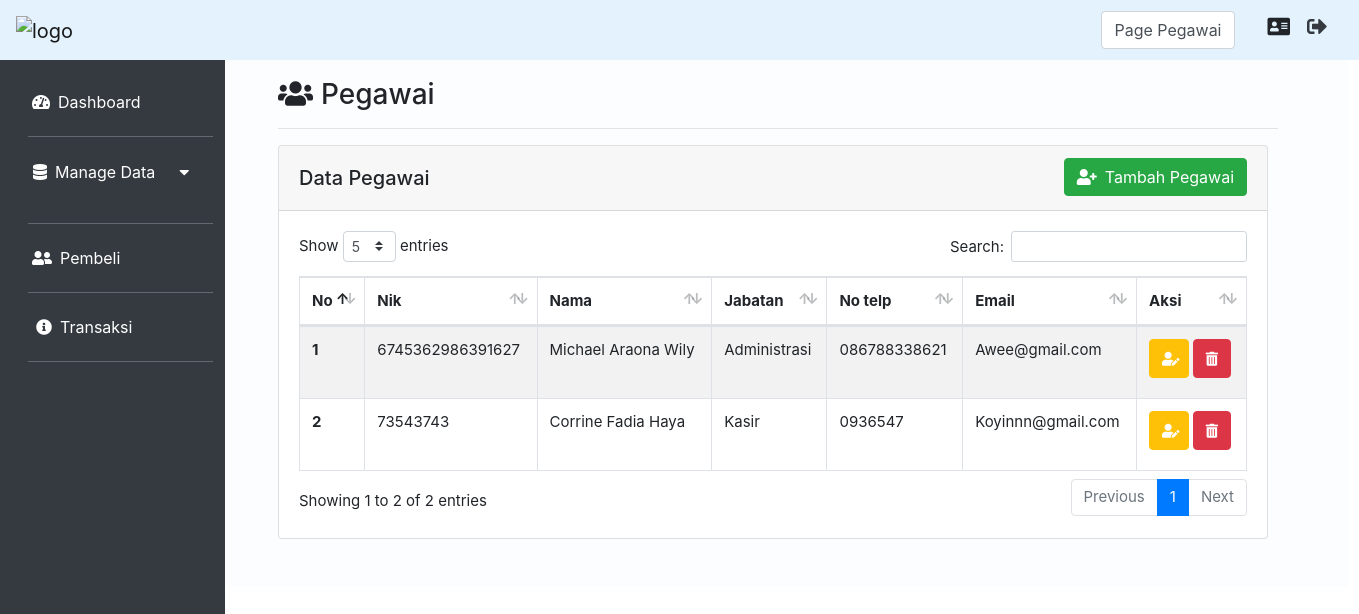
/index.php?page=Pegawai&aksi=viewData (signed in), run on an earlier commit of the app's database.
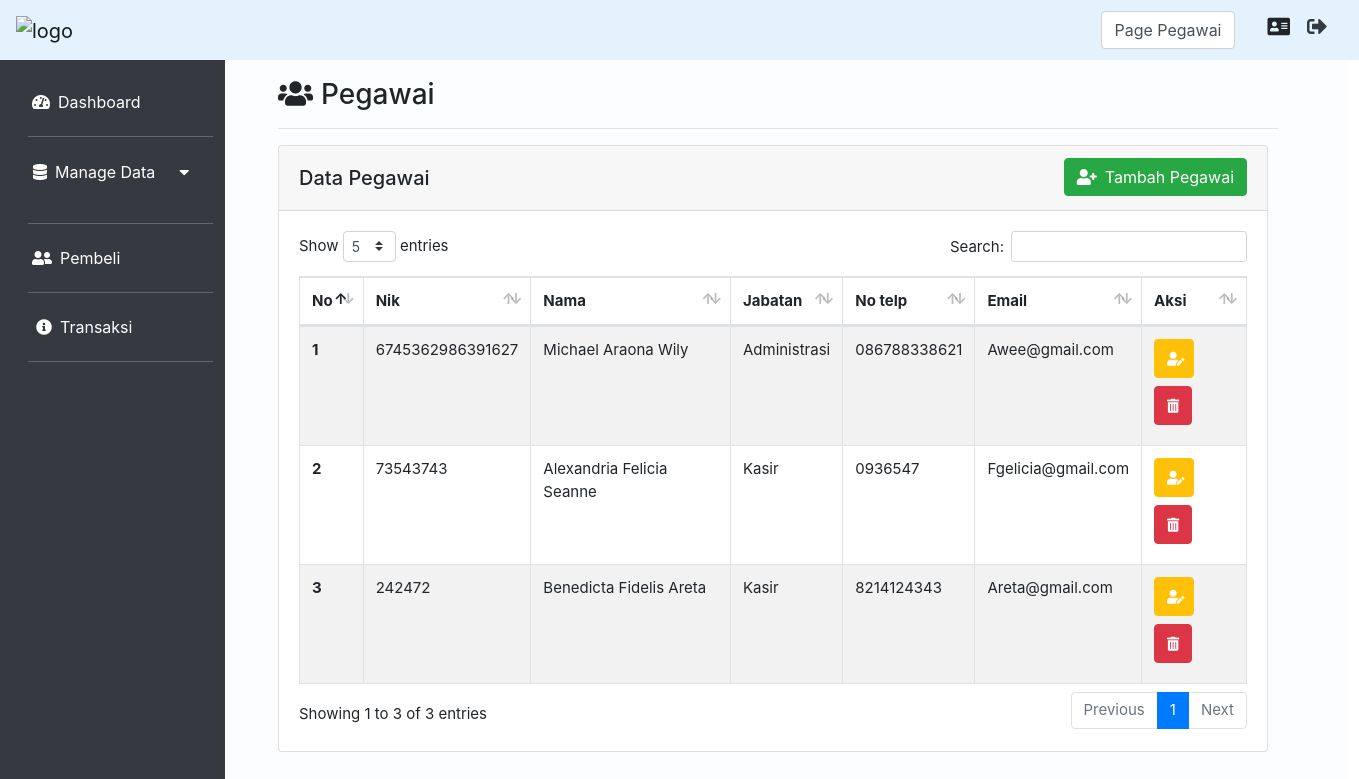
And on a later commit of the database.
### tables this page shows
CREATE TABLE `pegawai` (
  `id_pegawai` int(11) NOT NULL,
  `nik_pegawai` varchar(16) NOT NULL,
  `nama_pegawai` varchar(25) NOT NULL,
  `username_pegawai` varchar(15) NOT NULL,
  `password_pegawai` varchar(15) NOT NULL,
  `email_pegawai` varchar(25) NOT NULL,
  `notelp_pegawai` varchar(18) NOT NULL,
  `jabatan_id` int(11) NOT NULL
);

CREATE TABLE `jabatan` (
  `id_jabatan` int(11) NOT NULL,
  `nama_jabatan` varchar(15) NOT NULL
);

### Controller/PegawaiController.php (called while the page is built, shortened)
<?php
class PegawaiController
{
    private $model;
    public function __construct()
    {
        $this->model = new PegawaiModel();
    }
    public function showPegawai()
    {
        $data = $this->model->getPegawai();
        extract($data);
        require_once("View/Pegawai/dataPegawai.php");
    }
}

### koneksi.php (called while the page is built, shortened)
<?php
function koneksi()
{
    $db_host = "localhost";
    $db_user = "root";
    $db_password = "";
    $db_database = "db_TokoParfum";
    try {
        return new mysqli($db_host, $db_user, $db_password, $db_database);
    } catch (Exception $e) {
        echo "Terjadi Kesalahan koneksi database";
    }
}

### Model/PegawaiModel.php (called while the page is built, shortened)
<?php
class PegawaiModel
{
    public function getPegawai()
    {
        $sql = "SELECT nama_jabatan, nama_pegawai, id_pegawai,
        nik_pegawai, username_pegawai,
        password_pegawai, email_pegawai,
        notelp_pegawai FROM pegawai
        JOIN jabatan ON pegawai.jabatan_id = jabatan.id_jabatan";
        $query = koneksi()->query($sql);
        $hasil = [];
        while ($data = $query->fetch_assoc()) {
            $hasil[] = $data;
        }
        return $hasil;
    }
}

### View/Pegawai/dataPegawai.php (the view)
<div class="col-md-10 p-5 pt-2">
    <h3><i class="fa fa-users mr-2 mt-3"></i>Pegawai</h3>
    <hr class="garis">
    <div class="card">
        <div class="card-header">
            <div class="float-left mt-2">
                <h5>Data Pegawai</h5>
            </div>
            <a href="index.php?page=Pegawai&aksi=addPegawai" class=" btn btn-success float-right"><i class="fas fa-user-plus mr-2"></i>Tambah Pegawai</a>
        </div>
        <div class="card-body">
            <table id="example" class="table table-striped table-bordered" style="width:100%">
                <center>
                    <thead>
                        <tr>
                            <th scope="col">No</th>
                            <th scope="col">Nik</th>
                            <th scope="col">Nama</th>
                            <th scope="col">Jabatan</th>
                            <th scope="col">No telp</th>
                            <th scope="col">Email</th>
                            <th scope="col">Aksi</th>
                        </tr>
                    </thead>
                    <tbody>
                        <?php $no = 1;
                        foreach ($data as $row) : ?>
                            <tr>
                                <th scope="row"><?= $no ?></th>
                                <td><?= $row['nik_pegawai']; ?></td>
                                <td><?= ucfirst($row['nama_pegawai']); ?></td>
                                <td><?= ucfirst($row['nama_jabatan']); ?></td>
                                <td><?= $row['notelp_pegawai']; ?></td>
                                <td><?= ucfirst($row['email_pegawai']); ?></td>
                                <td><a href="index.php?page=Pegawai&aksi=editPegawai&id=<?= $row['id_pegawai'] ?>" class="btn btn-sm btn-warning text-white rounded p-2 mb-2"><i class="fas fa-user-edit ml-1" data-toggle="tooltip" title="Update Data"></i></a>
                                    <a href="index.php?page=Pegawai&aksi=deletePegawai&id=<?= $row['id_pegawai'] ?>" class="btn btn-sm btn-danger text-white rounded p-2 mb-2"><i class="fas fa-trash-alt mr-1 ml-1" data-toggle="tooltip" title="Hapus Data"></i></a>
                                </td>
                            </tr>
                        <?php $no++;
                        endforeach; ?>
                    </tbody>
                </center>
            </table>
        </div>
    </div>
</div>

What changed in the data, as far as the page shows it:
changed pegawai: nama_pegawai "Corrine Fadia Haya" → "Alexandria Felicia Seanne"; email_pegawai "Koyinnn@gmail.com" → "Fgelicia@gmail.com"
added pegawai: nik_pegawai "242472", nama_pegawai "Benedicta Fidelis Areta", jabatan.nama_jabatan "Kasir", notelp_pegawai "8214124343", email_pegawai "Areta@gmail.com"
Also different on the page:
text written by a page script: "Show entries Search: Showing 1 to 2 of 2 entries Previous 1 Next" → "Show entries Search: Showing 1 to 3 of 3 entries Previous 1 Next"
